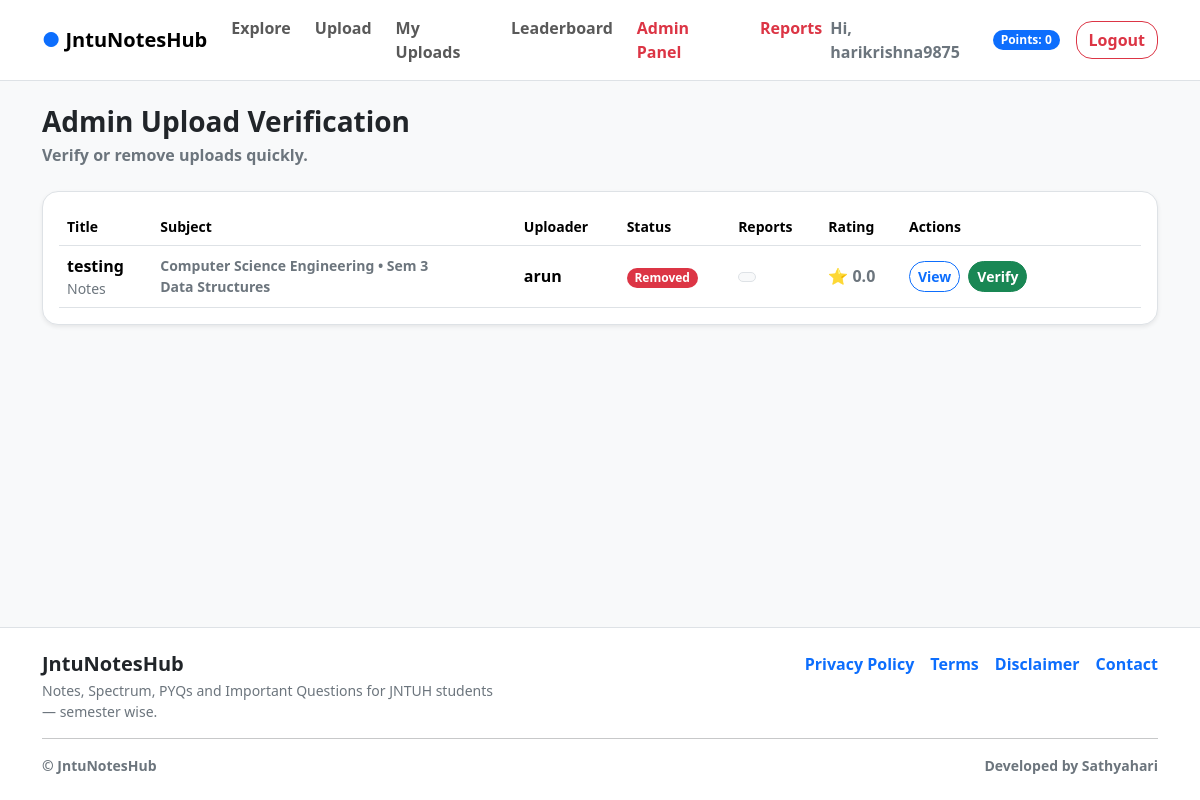
The page /admin-panel/uploads/ (signed in) on the database its author committed.
### core/models.py (models this page shows, shortened)
class Upload(models.Model):
    TYPE_CHOICES = [
        ("NOTES", "Notes"),
        ("SPECTRUM", "Spectrum"),
        ("PYQ", "Previous Year Questions"),
        ("IMP", "Important Questions"),
    ]
    STATUS_CHOICES = [
        ("UNVERIFIED", "Unverified"),
        ("VERIFIED", "Verified"),
        ("REMOVED", "Removed"),
    ]
    uploader = models.ForeignKey(User, on_delete=models.CASCADE)
    subject = models.ForeignKey(Subject, on_delete=models.CASCADE)
    title = models.CharField(max_length=200)
    description = models.TextField(blank=True)
    file = models.FileField(upload_to="uploads/")
    upload_type = models.CharField(max_length=20, choices=TYPE_CHOICES)
    status = models.CharField(max_length=20, choices=STATUS_CHOICES, default="UNVERIFIED")
    created_at = models.DateTimeField(auto_now_add=True)

class Subject(models.Model):
    branch = models.ForeignKey(Branch, on_delete=models.CASCADE)
    semester = models.ForeignKey(Semester, on_delete=models.CASCADE)
    name = models.CharField(max_length=150)
    class Meta:
        unique_together = ("branch", "semester", "name")

class Branch(models.Model):
    name = models.CharField(max_length=100, unique=True)

class Semester(models.Model):
    number = models.PositiveIntegerField(unique=True)

### core/views.py (the view)
# urls.py: path("admin-panel/uploads/", views.admin_uploads, name="admin_uploads"),
@user_passes_test(is_admin)
def admin_uploads(request):
    uploads = Upload.objects.select_related("subject", "uploader").order_by("-created_at")
    return render(request, "core/admin_uploads.html", {"uploads": uploads, "user_points": get_user_points(request.user)})

### core/context_processors.py (called while the page is built)
def user_points(request):
    if request.user.is_authenticated:
        total = PointsLog.objects.filter(user=request.user).aggregate(
            total=Sum("points_change")
        )["total"] or 0
        return {"user_points": total}
    return {"user_points": 0}

### core/views.py (called while the page is built)
def get_user_points(user):
    total = PointsLog.objects.filter(user=user).aggregate(total=Sum("points_change"))["total"]
    return total or 0

def is_admin(user):
    return user.is_staff

### core/templates/core/admin_uploads.html (shortened to what this page needs)
{% extends "core/base.html" %}
{% block content %}
<div class="d-flex justify-content-between align-items-start flex-wrap gap-3 mb-4">
  <div>
    <h3 class="fw-bold mb-1">Admin Upload Verification</h3>
    <p class="text-secondary fw-semibold mb-0">Verify or remove uploads quickly.</p>
  </div>
</div>
<div class="bg-white border rounded-4 shadow-sm p-3">
  <div class="table-responsive">
    <table class="table align-middle mb-0">
      <thead>
        <tr class="text-secondary small">
          <th>Title</th>
          <th>Subject</th>
          <th>Uploader</th>
          <th>Status</th>
          <th>Reports</th>
          <th>Rating</th>
          <th style="width:240px;">Actions</th>
        </tr>
      </thead>
      <tbody>
        {% for u in uploads %}
        <tr>
          <td>
            <div class="fw-bold">{{ u.title }}</div>
            <div class="text-secondary small">{{ u.get_upload_type_display }}</div>
          </td>
          <td class="text-secondary fw-semibold small">
            {{ u.subject.branch.name }} • Sem {{ u.subject.semester.number }}<br>
            {{ u.subject.name }}
          </td>
          <td class="fw-semibold">{{ u.uploader.username }}</td>
          <td>
            {% if u.status == "VERIFIED" %}
              <span class="badge bg-success rounded-pill">Verified</span>
            {% elif u.status == "UNVERIFIED" %}
              <span class="badge bg-warning text-dark rounded-pill">Unverified</span>
            {% else %}
              <span class="badge bg-danger rounded-pill">Removed</span>
            {% endif %}
          </td>
          <td>
            <span class="badge bg-light text-dark border rounded-pill">
            </span>
          </td>
          <td class="text-secondary fw-semibold">
            ⭐ {% if u.avg_rating %}{{ u.avg_rating|floatformat:1 }}{% else %}0.0{% endif %}
          </td>
          <td>
            <div class="d-flex gap-2 flex-wrap">
              <a class="btn btn-outline-primary btn-sm fw-semibold rounded-4"
                 href="{% url 'view_note' u.id %}">
                View
              </a>
              {% if u.status != "VERIFIED" %}
              <a class="btn btn-success btn-sm fw-semibold rounded-4"
                 href="{% url 'verify_upload' u.id %}">
                Verify
              </a>
              {% endif %}
            </div>
          </td>
        </tr>
        {% empty %}
        <tr>
          <td colspan="7" class="text-center text-secondary fw-semibold py-4">
            No uploads found.
          </td>
        </tr>
        {% endfor %}
      </tbody>
    </table>
  </div>
</div>
{% endblock %}

### core/templates/core/base.html (shortened to what this page needs)
{% load static %}
<!DOCTYPE html>
<html lang="en">
<head>
  <link href="https://cdn.jsdelivr.net/npm/bootstrap@5.3.3/dist/css/bootstrap.min.css" rel="stylesheet">
</head>
<body class="bg-light d-flex flex-column min-vh-100">
<nav class="navbar navbar-expand-lg bg-white border-bottom sticky-top">
  <div class="container">
    <a class="navbar-brand fw-bold" href="{% url 'home' %}">
      <span class="text-primary">●</span> JntuNotesHub
    </a>
    <div class="collapse navbar-collapse" id="navMenu">
      <ul class="navbar-nav mx-auto gap-2">
        <li class="nav-item"><a class="nav-link fw-semibold" href="{% url 'home' %}">Explore</a></li>
        <li class="nav-item"><a class="nav-link fw-semibold" href="{% url 'upload_note' %}">Upload</a></li>
        <li class="nav-item"><a class="nav-link fw-semibold" href="{% url 'my_uploads' %}">My Uploads</a></li>
        <li class="nav-item"><a class="nav-link fw-semibold" href="{% url 'leaderboard' %}">Leaderboard</a></li>
        {% if user.is_staff %}
<li class="nav-item">
  <a class="nav-link fw-semibold text-danger" href="{% url 'admin_uploads' %}">
    Admin Panel
  </a>
</li>
<li class="nav-item">
  <a class="nav-link fw-semibold text-danger" href="{% url 'admin_reports' %}">
    Reports
  </a>
</li>
{% endif %}
      </ul>
      {% if user.is_authenticated %}
  <span class="text-secondary fw-semibold me-2">
    Hi, <b>{{ user.username }}</b>
  </span>
  <span class="badge bg-primary rounded-pill me-3">
    Points: {{ user_points }}
  </span>
  <form method="POST" action="{% url 'logout' %}" class="d-inline">
  <button type="submit" class="btn btn-outline-danger fw-semibold rounded-4">
    Logout
  </button>
</form>
{% endif %}
      </div>
    </div>
</nav>
<main class="container py-4 flex-grow-1">
  {% block content %}{% endblock %}
</main>
<footer class="border-top bg-white mt-auto">
  <div class="container py-4">
    <div class="row g-3">
      <div class="col-md-5">
        <h5 class="fw-bold mb-1">JntuNotesHub</h5>
        <p class="text-secondary small mb-0">
          Notes, Spectrum, PYQs and Important Questions for JNTUH students — semester wise.
        </p>
      </div>
      <div class="col-md-7">
        <div class="d-flex flex-wrap gap-3 justify-content-md-end">
          <a class="text-decoration-none fw-semibold text-primary" href="{% url 'privacy_policy' %}">Privacy Policy</a>
          <a class="text-decoration-none fw-semibold text-primary" href="{% url 'terms' %}">Terms</a>
          <a class="text-decoration-none fw-semibold text-primary" href="{% url 'disclaimer' %}">Disclaimer</a>
          <a class="text-decoration-none fw-semibold text-primary" href="{% url 'contact' %}">Contact</a>
        </div>
      </div>
    </div>
    <hr class="my-3">
    <div class="d-flex justify-content-between flex-wrap gap-2">
      <small class="text-secondary fw-semibold">
        © {{ now|date:"Y" }} JntuNotesHub
      </small>
      <small class="text-secondary fw-semibold">
        Developed by <b>Sathyahari</b>
      </small>
    </div>
  </div>
</footer>
</body>
</html>

### rows shown on the page
Upload: title "testing", upload_type "Notes", subject.branch.name "Computer Science Engineering", subject.semester.number "3", subject.name "Data Structures", uploader.username "arun", status "Removed"

### other values the page prints
{{ user.username }} "harikrishna9875"
{{ user_points }} "0"
